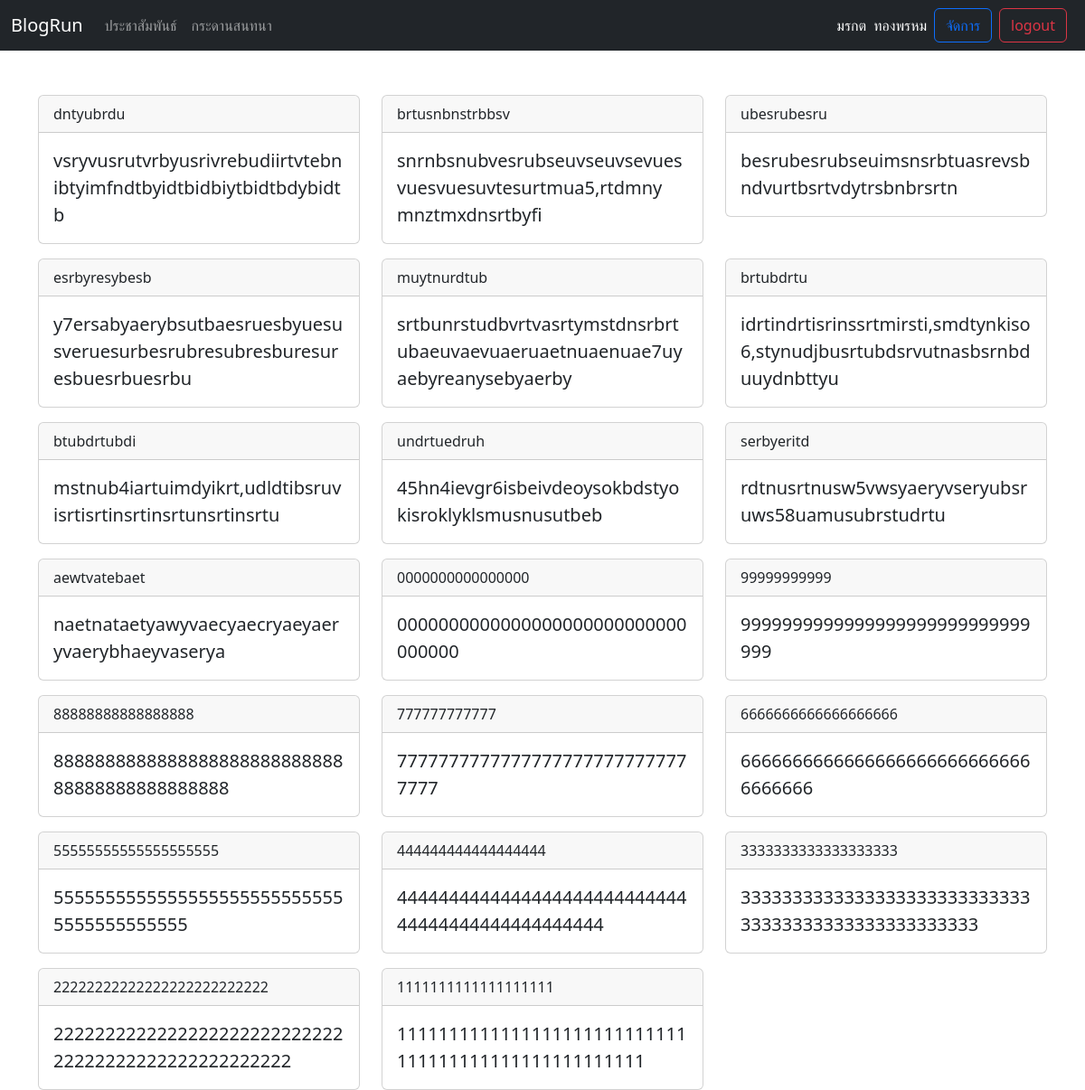
The page / (signed in) on the database its author committed.
### tables this page shows
CREATE TABLE `promote` (
  `id` int(11) NOT NULL,
  `promote_name` varchar(100) NOT NULL,
  `promote_detail` text NOT NULL
);

### controller/select_promote.php (called while the page is built, shortened)
<?php
$sql = "SELECT * FROM promote ORDER BY id DESC";
$result = $conn->query($sql);

### index.php (the view, shortened to what this page needs)
<?php
include("components/head.php");
?>
<body>
  <?php include("components/navbar.php"); ?>
  <div class="blogrun">
    <div class="col-md-12">
      <div class="row">
      <?php include("controller/select_promote.php"); ?>
      <?php if ($result->num_rows > 0) { ?>
      <?php while ($row = $result->fetch_assoc()) { ?>
        <div class="col-md-4 mt-3">
          <div class="card">
            <div class="card-header">
              <?=$row["promote_name"]; ?>
            </div>
            <div class="card-body">
              <blockquote class="blockquote mb-0">
              <?=$row["promote_detail"]; ?>
              </blockquote>
            </div>
          </div>
        </div>
        <?php } ?>
        <?php } ?>
      </div>
    </div>
  </div>
  <?php include("components/script.php"); ?>
</body>
</html>

### assets/css/customs.css (style rules this page uses)
.blogrun { margin-top: 8%; }

### rows shown on the page
promote: promote_name "dntyubrdu", promote_detail "vsryvusrutvrbyusrivrebudiirtvtebnibtyimfndtbyidtbidbiytbidtbdybidtb"
promote: promote_name "brtusnbnstrbbsv", promote_detail "snrnbsnubvesrubseuvseuvsevuesvuesvuesuvtesurtmua5,rtdmny mnztmxdnsrtbyfi"
promote: promote_name "ubesrubesru", promote_detail "besrubesrubseuimsnsrbtuasrevsbndvurtbsrtvdytrsbnbrsrtn"
promote: promote_name "esrbyresybesb", promote_detail "y7ersabyaerybsutbaesruesbyuesusveruesurbesrubresubresburesuresbuesrbuesrbu"
promote: promote_name "muytnurdtub", promote_detail "srtbunrstudbvrtvasrtymstdnsrbrtubaeuvaevuaeruaetnuaenuae7uyaebyreanysebyaerby"
promote: promote_name "brtubdrtu", promote_detail "idrtindrtisrinssrtmirsti,smdtynkiso6,stynudjbusrtubdsrvutnasbsrnbduuydnbttyu"
promote: promote_name "btubdrtubdi", promote_detail "mstnub4iartuimdyikrt,udldtibsruvisrtisrtinsrtinsrtunsrtinsrtu"
promote: promote_name "undrtuedruh", promote_detail "45hn4ievgr6isbeivdeoysokbdstyokisroklyklsmusnusutbeb"
promote: promote_name "serbyeritd", promote_detail "rdtnusrtnusw5vwsyaeryvseryubsruws58uamusubrstudrtu"
promote: promote_name "aewtvatebaet", promote_detail "naetnataetyawyvaecyaecryaeyaeryvaerybhaeyvaserya"
promote: promote_name "0000000000000000", promote_detail "0000000000000000000000000000000000"
promote: promote_name "99999999999", promote_detail "9999999999999999999999999999999"
promote: promote_name "88888888888888888", promote_detail "888888888888888888888888888888888888888888888"
promote: promote_name "777777777777", promote_detail "77777777777777777777777777777777"
promote: promote_name "6666666666666666666", promote_detail "66666666666666666666666666666666666"
promote: promote_name "55555555555555555555", promote_detail "55555555555555555555555555555555555555555"
promote: promote_name "444444444444444444", promote_detail "444444444444444444444444444444444444444444444444"
promote: promote_name "3333333333333333333", promote_detail "333333333333333333333333333333333333333333333333333"
promote: promote_name "22222222222222222222222222", promote_detail "222222222222222222222222222222222222222222222222222"
promote: promote_name "1111111111111111111", promote_detail "1111111111111111111111111111111111111111111111111111"

### other values the page prints
$_SESSION["firstname"] "มรกต"
$_SESSION["lastname"] "ทองพรหม"
